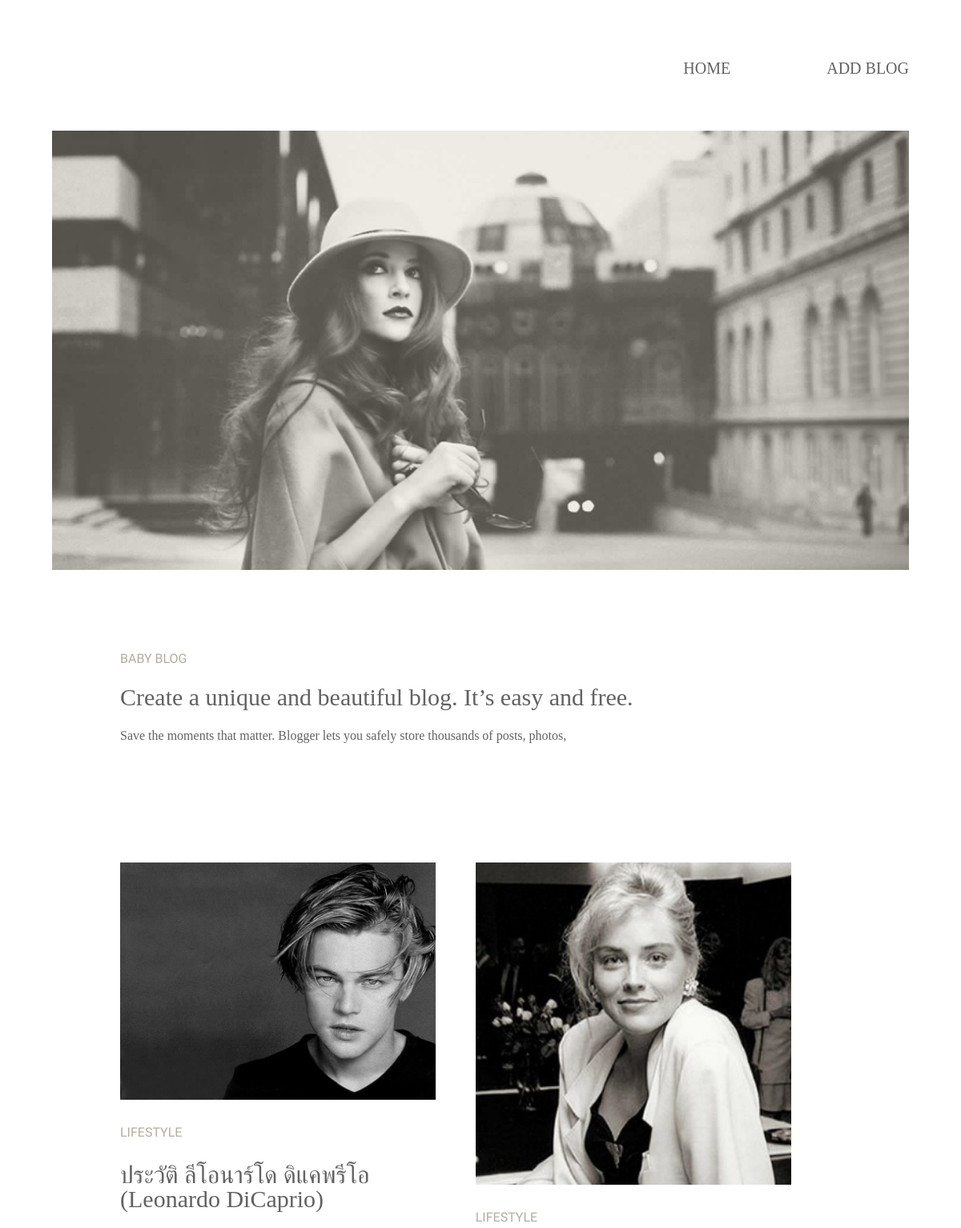
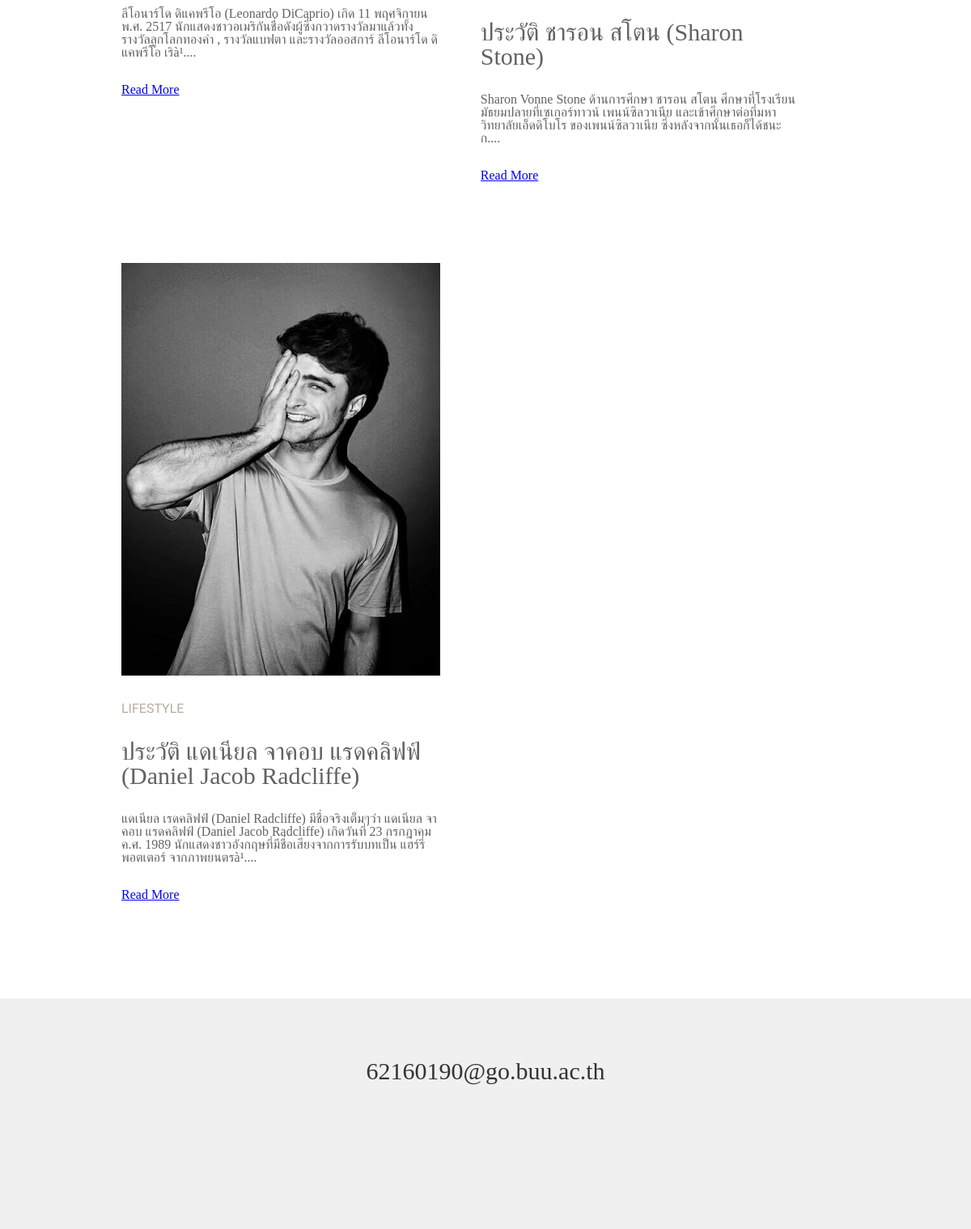
/babyblog/index.php, run on the app's committed database (2 pictures, top to bottom).
### tables this page shows
CREATE TABLE IF NOT EXISTS `article` (
  `id` INT NOT NULL AUTO_INCREMENT,
  `name` VARCHAR(500) NOT NULL,
  `head_img` VARCHAR(100) NOT NULL,
  `descript` MEDIUMTEXT NOT NULL,
  PRIMARY KEY (`id`),
  UNIQUE INDEX `id_UNIQUE` (`id` ASC) VISIBLE);

### babyblog/database/exe_db.php (called while the page is built, shortened)
<?php
    class FindData{
        public static function findAllArticle(){
            $conn = DB::getConnect();
            $result = $conn->query("SELECT * FROM article");
            return ($conn->affected_rows>0)?$result:null;
        }
    }
?>

### babyblog/index.php (the view, shortened to what this page needs)
<!DOCTYPE html>
<html lang="en">
<head>
	<link rel="stylesheet" href="css/main.css">
	<link rel="stylesheet" href="https://maxcdn.bootstrapcdn.com/font-awesome/4.5.0/css/font-awesome.min.css">
</head>
<body>
	<nav>
		<div class="container">
			<div class="logo">
				<h1>logo</h1>
			</div>
			<ul class="menu">
				<li><a href="index.php">Home</a></li>
				<li><a href="addblog.php">Add Blog</a></li>
			</ul>
			<img src="img/banner.jpg" alt="">
		</div>
	</nav>
	<section class="textbox">
		<div class="container2">
			<article>
				<span>BaBy Blog</span>
				<h1>Create a unique and beautiful blog. It’s easy and free.</h1>
				<p>Save the moments that matter. Blogger lets you safely store thousands of posts, photos,</p>
			</article>
		</div>
	</section>
	<?php
    include __DIR__."/database/exe_db.php";
    ?>
	<section class="item">
		<div class="container2">
		<?php
            $result = FindData::findAllArticle();
            while(($row=$result->fetch_array())!=null){ ?>
						<div class="box-item">
				<img src="./img/<?php echo $row["head_img"] ?>">
				<span>lifestyle</span>
				<h1><?php echo $row["name"]; ?></h1>
				<p><?php echo nl2br(substr($row["descript"], 0, 500))."...." ?></p>
				<p><a class="btn btn-default" href="blog.php?article_id=<?php echo $row["id"]; ?>" role="button">Read More</a></p>
			</div>
        <?php } ?>
		</div>
	</section>
	<section class="news">
		<h1>62160190@go.buu.ac.th</h1>
	</section>

### babyblog/css/main.css (style rules this page uses)
html, body, div, span, applet, object, iframe, h1, h2, h3, h4, h5, h6, p, blockquote, pre, a, abbr, acronym, address, big, cite, code, del, dfn, em, img, ins, kbd, q, s, samp, small, strike, strong, sub, sup, tt, var, b, u, i, center, dl, dt, dd, ol, ul, li, fieldset, form, label, legend, table, caption, tbody, tfoot, thead, tr, th, td, article, aside, canvas, details, embed, figure, figcaption, footer, header, hgroup, menu, nav, output, ruby, section, summary, time, mark, audio, video { margin: 0; padding: 0; border: 0; font-size: 100%; font: inherit; vertical-align: baseline; }
article, aside, details, figcaption, figure, footer, header, hgroup, menu, nav, section { display: block; }
body { line-height: 1; }
ol, ul { list-style: none; }
.container { width: 1070px; margin: 0 auto; }
.container2 { width: 900px; margin: 0 auto; }
nav { width: 100%; }
nav .logo { float: left; }
nav .logo h1 { text-indent: -10000px; width: 119px; height: 23px; margin: 70px 0px; }
nav ul.menu { float: right; margin-top: 75px; font-family: 'Playfair Display', serif; }
nav ul.menu li { float: left; margin-left: 120px; }
nav ul.menu li a { text-decoration: none; text-transform: uppercase; color: #626262; transition: .3s ease; padding-bottom: 10px; border-bottom: 2px solid transparent; font-size: 20px; }
nav img { width: 100%; clear: both; margin-bottom: 100px; }
section.textbox { font-family: 'Playfair Display', serif; }
section.textbox article span { font-family: 'Ubuntu', sans-serif; text-transform: uppercase; color: #b4ad9e; }
section.textbox article h1 { margin-top: 25px; margin-bottom: 25px; font-size: 30px; color: #626262; }
section.textbox article p { color: #626262; margin-bottom: 50px; }
section.item .box-item { padding-top: 100px; width: 43.75%; float: left; margin-left: 50px; position: relative; overflow: hidden; left: -50px; }
section.item .box-item img { width: 100%; margin-bottom: 30px; }
section.item .box-item span { font-family: 'Ubuntu', sans-serif; text-transform: uppercase; color: #b4ad9e; }
section.item .box-item h1 { margin-top: 30px; color: #626262; font-size: 30px; }
section.item .box-item p { margin-top: 30px; color: #626262; }
section.news { text-align: center; width: 100%; height: 285px; margin-top: 120px; background-color: #f0f0f0; }
section.news h1 { font-size: 30px; padding-top: 75px; color: #333333; }

### data on the page
article: head_img (picture), name "ประวัติ ลีโอนาร์โด ดิแคพรีโอ (Leonardo DiCaprio)", descript "ลีโอนาร์โด ดิแคพรีโอ (Leonardo DiCaprio) เกิด 11 พฤศจิกายน พ.ศ. 2517 นักแสดงชาวอเมริกันชื่อดังผู้ซึ่งกวาดรางวัลมาแล้วทั้งรางวัลลูกโลกทองคำ , รางวัลแบฟตา และรางวัลออสการ์ ลีโอนาร์โด ดิแคพรีโอ เริà¹"
article: head_img (picture), name "ประวัติ ชารอน สโตน (Sharon Stone)", descript "Sharon Vonne Stone ด้านการศึกษา ชารอน สโตน ศึกษาที่โรงเรียนมัธยมปลายที่เซเกอร์ทาวน์ เพนน์ซิลวาเนีย และเข้าศึกษาต่อที่มหาวิทยาลัยเอ็ดดิโบโร ของเพนน์ซิลวาเนีย ซึ่งหลังจากนั้นเธอก็ได้ชนะก"
article: head_img (picture), name "ประวัติ แดเนียล จาคอบ แรดคลิฟฟ์ (Daniel Jacob Radcliffe)", descript "แดเนียล เรดคลิฟฟ์ (Daniel Radcliffe) มีชื่อจริงเต็มๆว่า แดเนียล จาคอบ แรดคลิฟฟ์ (Daniel Jacob Radcliffe) เกิดวันที่ 23 กรกฎาคม ค.ศ. 1989 นักแสดงชาวอังกฤษที่มีชื่อเสียงจากการรับบทเป็น แฮร์รี่ พอตเตอร์ จากภาพยนตรà¹"
